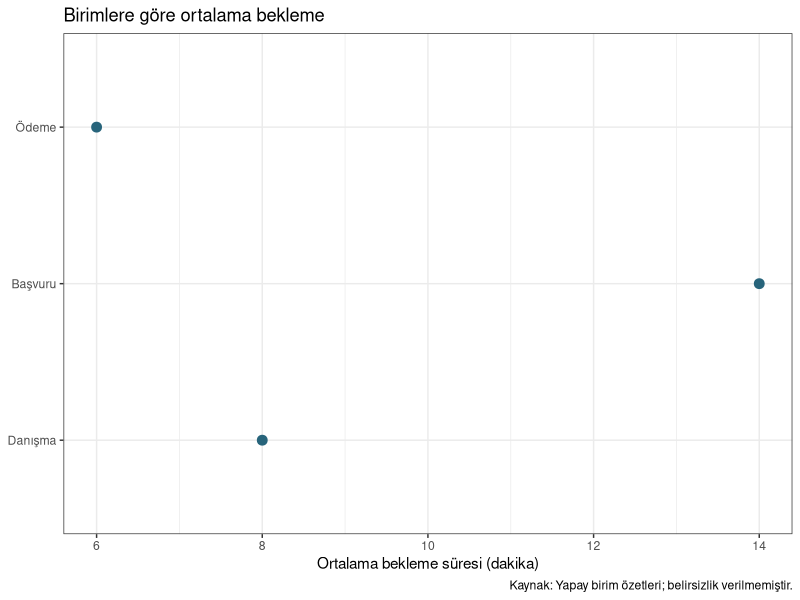
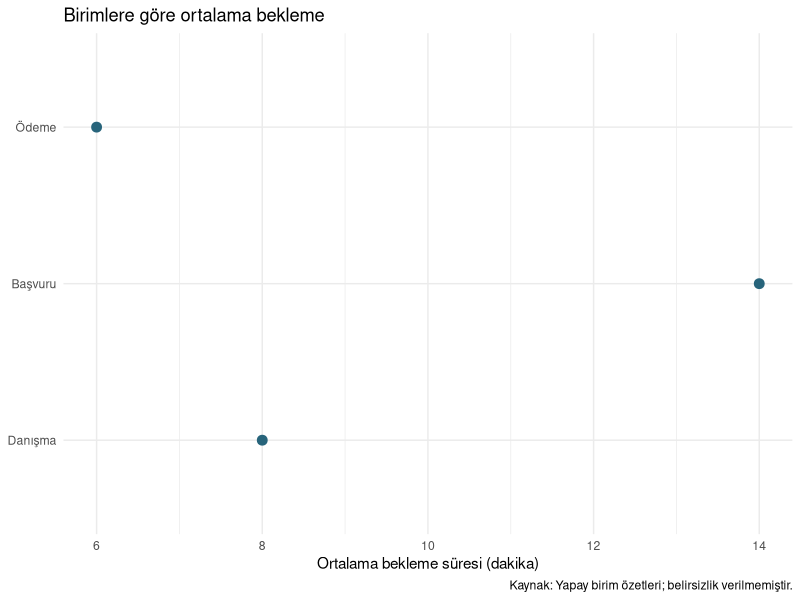
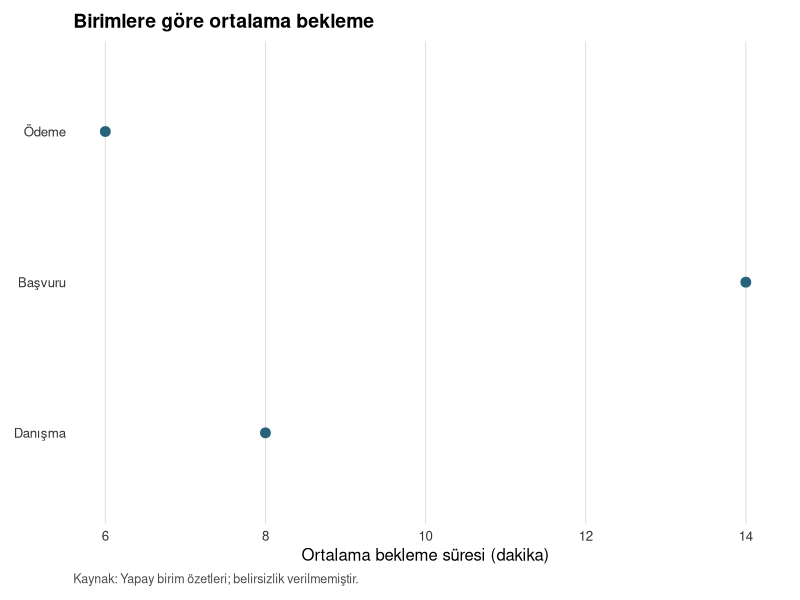
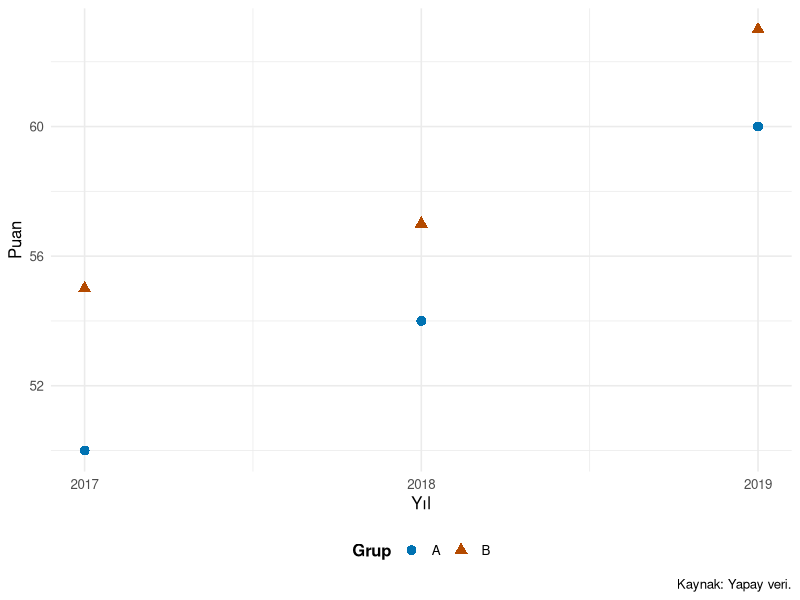

Write the R code that produced these figures, in order.
## ---- chunk 1
#| label: theme-setup

library(ggplot2)

bekleme <- data.frame(
  birim = factor(c("Danışma", "Başvuru", "Ödeme"),
                 levels = c("Danışma", "Başvuru", "Ödeme")),
  dakika = c(8, 14, 6)
)

p <- ggplot(bekleme, aes(x = dakika, y = birim)) +
  geom_point(size = 3, colour = "#27647B") +
  labs(title = "Birimlere göre ortalama bekleme",
       x = "Ortalama bekleme süresi (dakika)", y = NULL,
       caption = "Kaynak: Yapay birim özetleri; belirsizlik verilmemiştir.")
## ---- chunk 2
#| label: fig-theme-compare
#| layout-ncol: 2
#| fig-subcap: ["Beyaz arka plan ve panel çerçevesi", "Daha az görsel öğe"]
#| fig-cap: "Tema değişir; veri değerleri ve nokta konumlarının anlamı değişmez."
#| fig-alt: "Aynı üç birimin 8, 14 ve 6 dakikalık ortalamaları theme_bw ve theme_minimal ile çizilir. Birincide panel çerçevesi, ikincide daha sade bir arka plan bulunur."
#| fig-width: 4.5
#| fig-height: 3.8

p + theme_bw(base_size = 11)
p + theme_minimal(base_size = 11)
## ---- chunk 3
#| label: fig-theme-custom
#| fig-cap: "Kategori yönündeki gereksiz ızgaralar azaltılmış; dakika okumayı destekleyen çizgiler korunmuştur."
#| fig-alt: "Üç yatay nokta aynı bekleme sürelerini gösterir. Kalın başlık, okunur etiketler ve açık gri dikey ana ızgaralar dakika karşılaştırmasını destekler."
#| fig-width: 7
#| fig-height: 4

p_duzenli <- p +
  theme_minimal(base_size = 12) +
  theme(
    plot.title = element_text(face = "bold", size = 14, hjust = 0),
    axis.text = element_text(colour = "grey20"),
    panel.grid.minor = element_blank(),
    panel.grid.major.y = element_blank(),
    panel.grid.major.x = element_line(colour = "grey85", linewidth = 0.3),
    plot.caption = element_text(hjust = 0, colour = "grey30", size = 9),
    plot.margin = margin(t = 10, r = 16, b = 10, l = 10)
  )
p_duzenli
## ---- chunk 4
#| label: fig-theme-legend
#| fig-cap: "Aynı kategori hem renk hem şekille belirtilir; ortak lejant grafiğin altındadır."
#| fig-alt: "İki grubun 2017–2019 puanları renk ve şekille ayrılır. Alt kısımdaki lejant her iki işareti grup adıyla birlikte açıklar."
#| fig-width: 6.5
#| fig-height: 4

gruplar <- data.frame(
  grup = rep(c("A", "B"), each = 3), yil = rep(2017:2019, 2),
  puan = c(50, 54, 60, 55, 57, 63)
)
p_lejant <- ggplot(gruplar, aes(yil, puan, colour = grup, shape = grup)) +
  geom_point(size = 3) +
  scale_colour_manual(values = c("A" = "#0072B2", "B" = "#B44A00")) +
  scale_x_continuous(breaks = 2017:2019) +
  labs(x = "Yıl", y = "Puan", colour = "Grup", shape = "Grup",
       caption = "Kaynak: Yapay veri.") +
  theme_minimal(base_size = 12) +
  theme(legend.position = "bottom", legend.title = element_text(face = "bold"))
p_lejant
## ---- chunk 5
#| label: theme-function

tema_kitap <- function(base_size = 12, base_family = "") {
  theme_minimal(base_size = base_size, base_family = base_family) +
    theme(
      plot.title = element_text(face = "bold", hjust = 0),
      plot.caption = element_text(hjust = 0, size = rel(0.8)),
      panel.grid.minor = element_blank(),
      legend.position = "bottom",
      plot.background = element_rect(fill = "white", colour = NA),
      panel.background = element_rect(fill = "white", colour = NA),
      plot.margin = margin(10, 14, 10, 10)
    )
}

p_kitap <- p + tema_kitap(base_size = 12)
## ---- chunk 6
#| label: theme-solution-grid

son_grafik <- p_kitap +
  theme(panel.grid.major.y = element_blank())
## ---- chunk 7
#| label: theme-solution-size

buyuk_yazili <- p + tema_kitap(base_size = 14)
